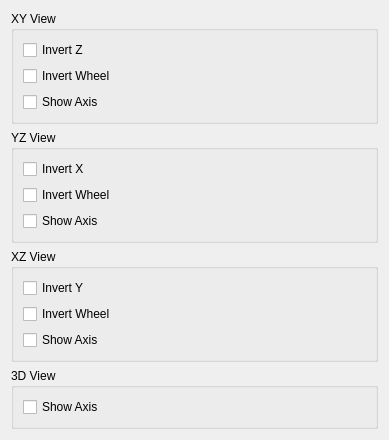
<?xml version="1.0" encoding="UTF-8"?>
<ui version="4.0">
 <class>ViewPreferences</class>
 <widget class="QWidget" name="ViewPreferences">
  <property name="geometry">
   <rect>
    <x>0</x>
    <y>0</y>
    <width>389</width>
    <height>414</height>
   </rect>
  </property>
  <property name="windowTitle">
   <string>Form</string>
  </property>
  <layout class="QVBoxLayout" name="verticalLayout_5">
   <item>
    <widget class="QGroupBox" name="groupBox">
     <property name="title">
      <string>XY View</string>
     </property>
     <layout class="QVBoxLayout" name="verticalLayout">
      <item>
       <widget class="QCheckBox" name="xyInvertNormal">
        <property name="text">
         <string>Invert Z</string>
        </property>
       </widget>
      </item>
      <item>
       <widget class="QCheckBox" name="xyInvertWheel">
        <property name="text">
         <string>Invert Wheel</string>
        </property>
       </widget>
      </item>
      <item>
       <widget class="QCheckBox" name="xyShowAxis">
        <property name="text">
         <string>Show Axis</string>
        </property>
       </widget>
      </item>
      <item>
       <spacer name="verticalSpacer">
        <property name="orientation">
         <enum>Qt::Vertical</enum>
        </property>
        <property name="sizeHint" stdset="0">
         <size>
          <width>20</width>
          <height>40</height>
         </size>
        </property>
       </spacer>
      </item>
     </layout>
    </widget>
   </item>
   <item>
    <widget class="QGroupBox" name="groupBox_2">
     <property name="title">
      <string>YZ View</string>
     </property>
     <layout class="QVBoxLayout" name="verticalLayout_2">
      <item>
       <widget class="QCheckBox" name="checkBox_4">
        <property name="text">
         <string>Invert X</string>
        </property>
       </widget>
      </item>
      <item>
       <widget class="QCheckBox" name="checkBox_5">
        <property name="text">
         <string>Invert Wheel</string>
        </property>
       </widget>
      </item>
      <item>
       <widget class="QCheckBox" name="checkBox_6">
        <property name="text">
         <string>Show Axis</string>
        </property>
       </widget>
      </item>
      <item>
       <spacer name="verticalSpacer_2">
        <property name="orientation">
         <enum>Qt::Vertical</enum>
        </property>
        <property name="sizeHint" stdset="0">
         <size>
          <width>20</width>
          <height>40</height>
         </size>
        </property>
       </spacer>
      </item>
     </layout>
    </widget>
   </item>
   <item>
    <widget class="QGroupBox" name="groupBox_3">
     <property name="title">
      <string>XZ View</string>
     </property>
     <layout class="QVBoxLayout" name="verticalLayout_3">
      <item>
       <widget class="QCheckBox" name="checkBox_7">
        <property name="text">
         <string>Invert Y</string>
        </property>
       </widget>
      </item>
      <item>
       <widget class="QCheckBox" name="checkBox_8">
        <property name="text">
         <string>Invert Wheel</string>
        </property>
       </widget>
      </item>
      <item>
       <widget class="QCheckBox" name="checkBox_9">
        <property name="text">
         <string>Show Axis</string>
        </property>
       </widget>
      </item>
      <item>
       <spacer name="verticalSpacer_3">
        <property name="orientation">
         <enum>Qt::Vertical</enum>
        </property>
        <property name="sizeHint" stdset="0">
         <size>
          <width>20</width>
          <height>40</height>
         </size>
        </property>
       </spacer>
      </item>
     </layout>
    </widget>
   </item>
   <item>
    <widget class="QGroupBox" name="groupBox_4">
     <property name="title">
      <string>3D View</string>
     </property>
     <layout class="QVBoxLayout" name="verticalLayout_4">
      <item>
       <widget class="QCheckBox" name="checkBox_12">
        <property name="text">
         <string>Show Axis</string>
        </property>
       </widget>
      </item>
      <item>
       <spacer name="verticalSpacer_4">
        <property name="orientation">
         <enum>Qt::Vertical</enum>
        </property>
        <property name="sizeHint" stdset="0">
         <size>
          <width>20</width>
          <height>40</height>
         </size>
        </property>
       </spacer>
      </item>
     </layout>
    </widget>
   </item>
  </layout>
 </widget>
 <resources/>
 <connections/>
</ui>
